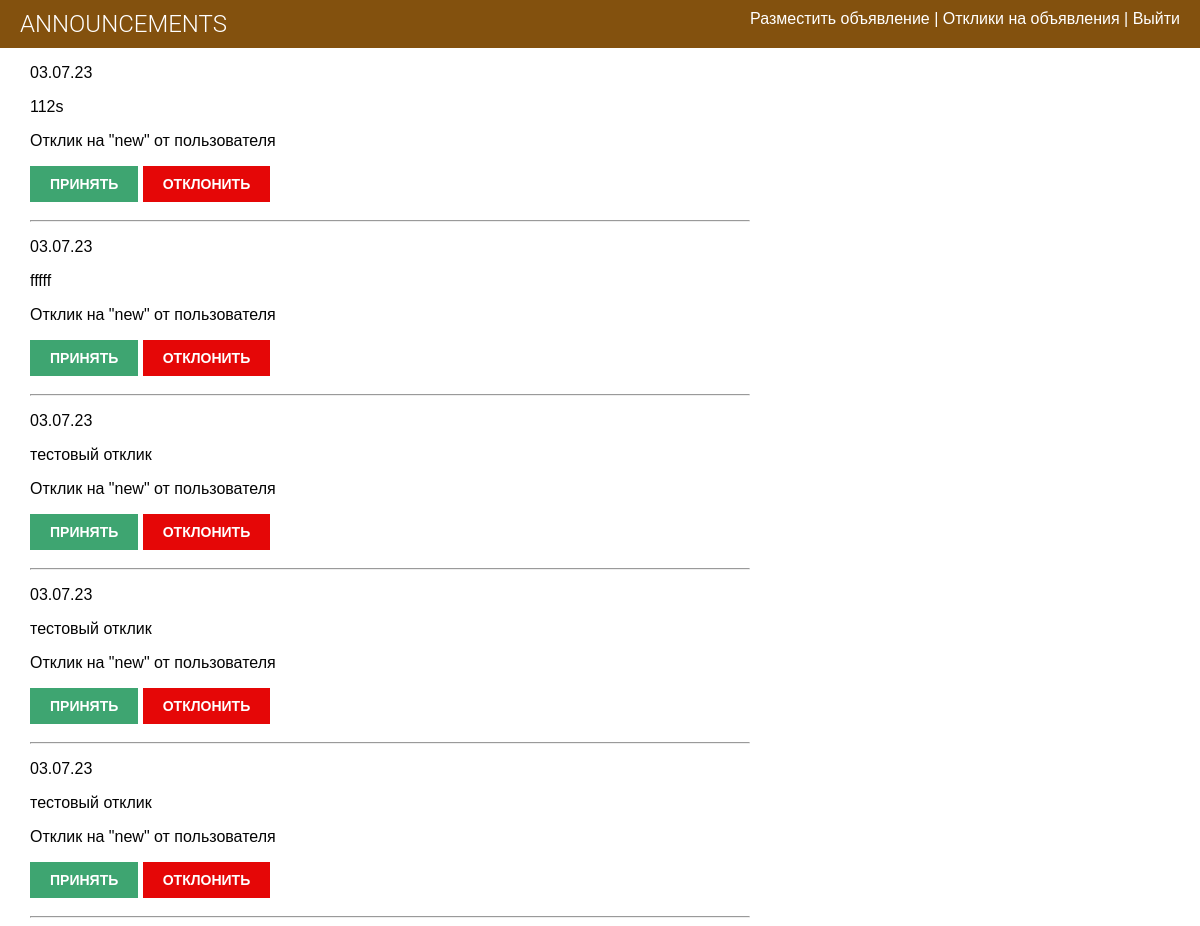
Page /comments/ (signed in) on the earlier database version.
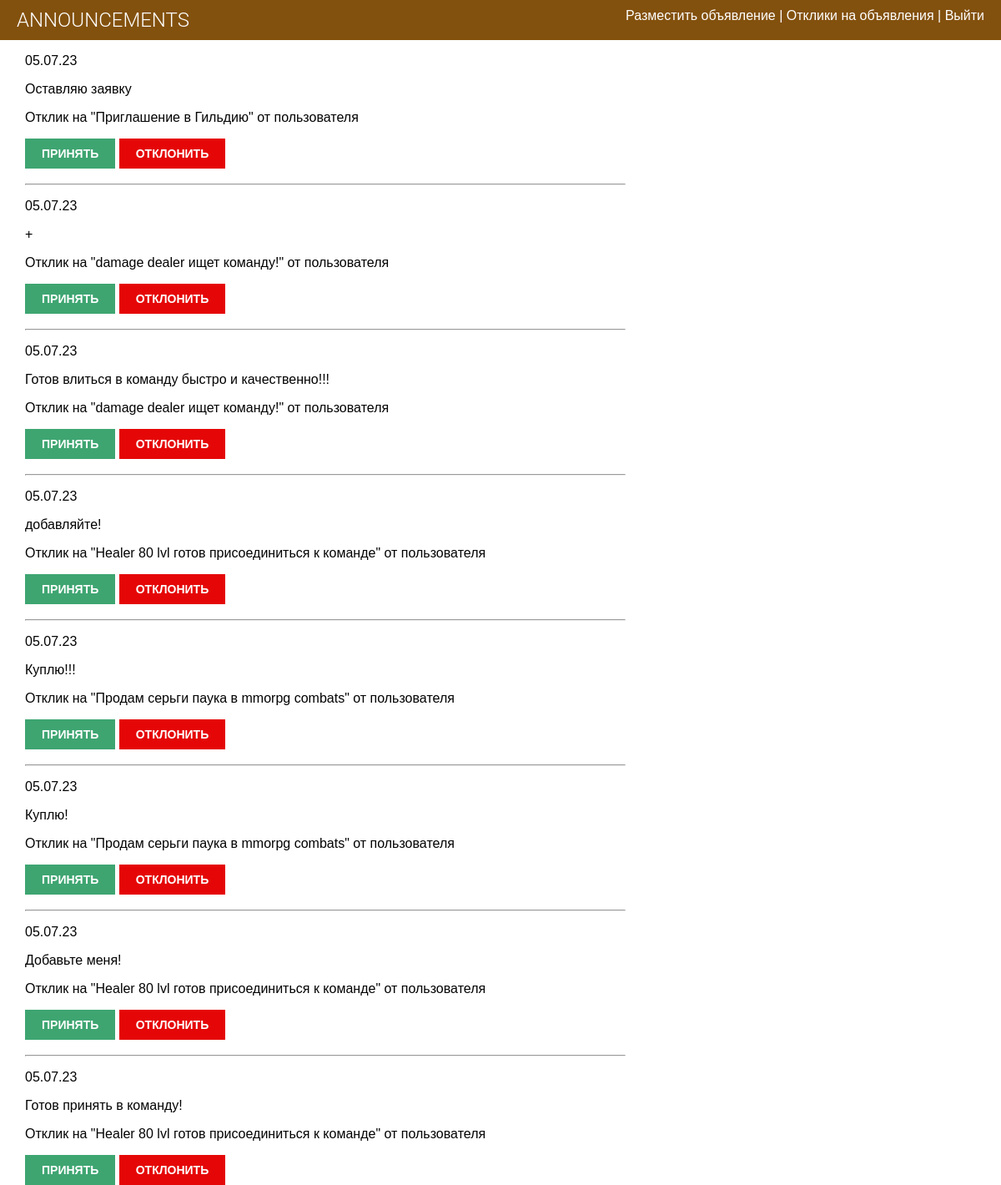
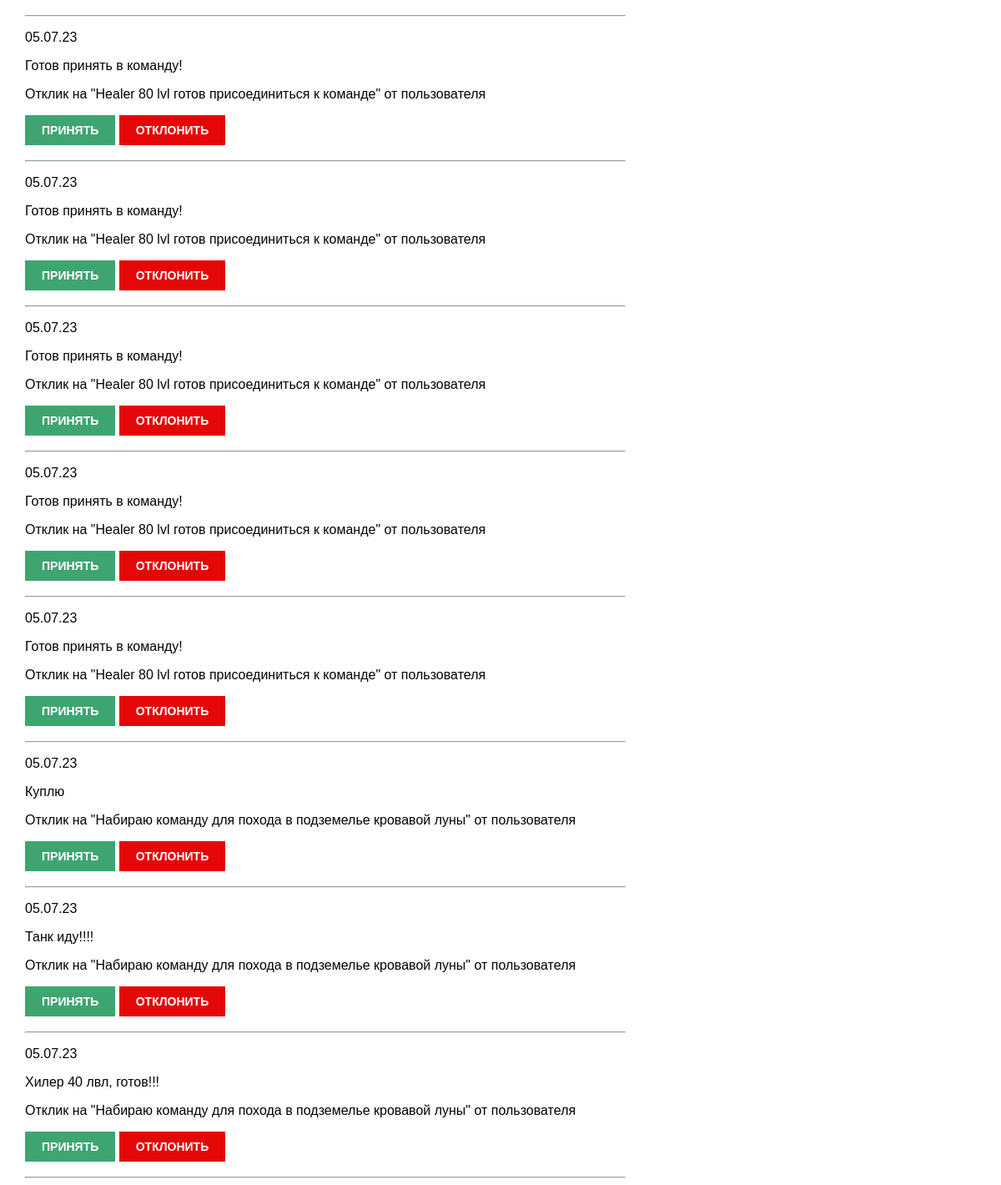
Same page on the later database version (2 pictures, top to bottom).
### board/models.py (models this page shows, shortened)
class Comment(models.Model):
    announcement = models.ForeignKey(Announcement, on_delete=models.CASCADE, related_name='comments')
    name = models.CharField(max_length=80, verbose_name='Имя')
    email = models.EmailField()
    text = models.TextField(verbose_name="Отклик")
    created = models.DateTimeField(auto_now_add=True)
    updated = models.DateTimeField(auto_now=True)
    active = models.BooleanField(default=False)
    class Meta:
        ordering = ['-created']
        indexes = [models.Index(fields=['-created'])]

class Announcement(models.Model):
    title = models.CharField(max_length=250)
    author = models.ForeignKey(User, on_delete=models.CASCADE, related_name='person')
    text = models.TextField()
    image = models.ImageField(blank=True, upload_to='images/%Y/%m/%d/')
    url = models.URLField(blank=True)
    publish = models.DateTimeField(default=timezone.now)
    created = models.DateTimeField(auto_now_add=True)
    updated = models.DateTimeField(auto_now=True)
    category = models.ForeignKey('Category', on_delete=models.PROTECT, null=True, verbose_name='Категория',
                                 related_name='cats')
    class Meta:
        ordering = ['-publish']
        indexes = [models.Index(fields=['-publish'])]

### board/views.py (the view)
# urls.py: path('comments/', CommentList.as_view(), name="comment_list"),
class CommentList(LoginRequiredMixin, ListView):
    model = Comment
    template_name = 'announcement/comment_list.html'
    context_object_name = 'comment_list'
    ordering = '-created'
    def get_queryset(self):
        queryset = Comment.objects.filter(announcement__author=self.request.user)
        return queryset

### board/templates/announcement/comment_list.html
{% extends 'default.html' %}
{% block content %}
{% if comment_list %}
    {% for c in comment_list %}
        {% if c.status == True or c.status is None %}
            <p>{{ c.created|date:'d.m.y' }}</p>
            <p>{{ c.text }}</p>
            <p>Отклик на "{{ c.announcement.title }}" от пользователя {{ c.user }}</p>
                {% if c.status == True %}
                    <p>{{ c.text }}</p>
                {% else %}
                    <a href="{% url 'board:accept' pk=c.pk %}"><input type="submit" value="Принять" />
                    <a href="{% url 'board:deny' pk=c.pk %}"><input type="reset" value="Отклонить" />
                {% endif %}
            <hr>
        {% endif %}
    {% endfor %}
{% else %}
    Откликов нет
{% endif %}
{% endblock content %}

Differences in the rows shown:
removed Comment: created "03.07.23", text "112s", announcement "new"
removed Comment: created "03.07.23", text "fffff", announcement "new"
removed Comment: created "03.07.23", text "тестовый отклик", announcement "new"
removed Comment: created "03.07.23", text "тестовый отклик", announcement "new"
removed Comment: created "03.07.23", text "тестовый отклик", announcement "new"
added Comment: created "05.07.23", text "Оставляю заявку", announcement "Приглашение в Гильдию"
added Comment: created "05.07.23", text "+", announcement "damage dealer ищет команду!"
added Comment: created "05.07.23", text "Готов влиться в команду быстро и качественно!!!", announcement "damage dealer ищет команду!"
added Comment: created "05.07.23", text "добавляйте!", announcement "Healer 80 lvl готов присоединиться к команде"
added Comment: created "05.07.23", text "Куплю!!!", announcement "Продам серьги паука в mmorpg combats"
added Comment: created "05.07.23", text "Куплю!", announcement "Продам серьги паука в mmorpg combats"
added Comment: created "05.07.23", text "Добавьте меня!", announcement "Healer 80 lvl готов присоединиться к команде"
added Comment: created "05.07.23", text "Готов принять в команду!", announcement "Healer 80 lvl готов присоединиться к команде"
added Comment: created "05.07.23", text "Готов принять в команду!", announcement "Healer 80 lvl готов присоединиться к команде"
added Comment: created "05.07.23", text "Готов принять в команду!", announcement "Healer 80 lvl готов присоединиться к команде"
added Comment: created "05.07.23", text "Готов принять в команду!", announcement "Healer 80 lvl готов присоединиться к команде"
added Comment: created "05.07.23", text "Готов принять в команду!", announcement "Healer 80 lvl готов присоединиться к команде"
added Comment: created "05.07.23", text "Готов принять в команду!", announcement "Healer 80 lvl готов присоединиться к команде"
added Comment: created "05.07.23", text "Куплю", announcement "Набираю команду для похода в подземелье кровавой луны"
added Comment: created "05.07.23", text "Танк иду!!!!", announcement "Набираю команду для похода в подземелье кровавой луны"
added Comment: created "05.07.23", text "Хилер 40 лвл, готов!!!", announcement "Набираю команду для похода в подземелье кровавой луны"
